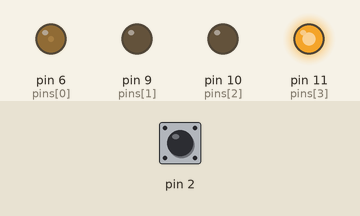
The sketch below on a simulated Arduino Uno, built with avr-gcc and run on an emulated ATmega328P. On the bench: output pins drawn as LEDs (lit = HIGH). Inputs (shaded band) come from the test bench; at power-on: pin 2 LOW.

Above: at 1.2 s.
1.3 s: pin 2 driven HIGH
At 2.13 s:
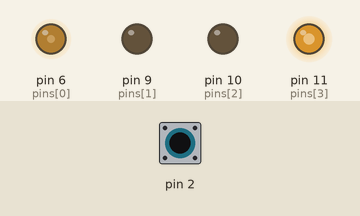
At 2.73 s:
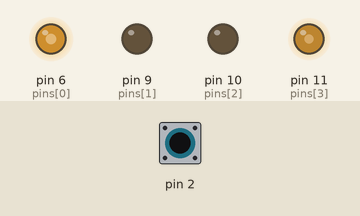
4.3 s: pin 2 pulsed LOW 2 times (0.12 s each, 0.3 s apart)
At 5.02 s:
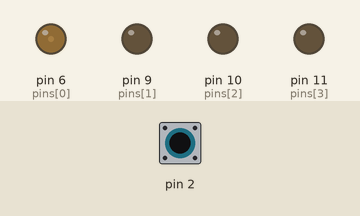
7.9 s: pin 2 pulsed LOW 5 times (0.12 s each, 0.3 s apart)
Timing chart, 0 to 13.1 s (numbered marks = the images above; inputs shaded):
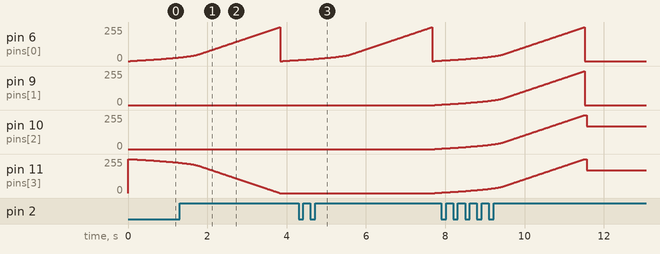

The sketch:

newyear.ino
```cpp
int pins[] = {6,9,10,11};
/*
 * выводы ардуинки с pwm для управления
 * нитями гирлянды.
 * в нашем случае 6 - синий,
 * 9 -желтый
 * 10-зеленый
 * 11 -красный
 */
int led_up;
int led_down;

volatile int programm = 0;
volatile int programm_max = 17;
volatile bool stop_now = false;

#define STEP 10 // задержка в миллиссекундах при повышении/понижении яркости ( полный
               // цикл - 255 итераций, то есть при 5мс - 1.275 сек)

void setup() {
  for(int i=0; i<=3; i++) {
    pinMode(pins[i], OUTPUT);
  }

  // Устанавливаем прерывание
  // Функция changeProgramm вызовется тогда, когда
  // на 2 пине (прерываниие 0 связано с пином 2)
  // изменится сигнал с логического 0 на 1
  attachInterrupt(0, changeProgramm, RISING);

}

void changeProgramm() {
 static unsigned long millis_prev;
      if(millis()-200 > millis_prev) { // программная борьба с дребезгом контактов
                                       // проверяем, что с момента прошлого прерывания
                                       // прошло больше 200 мс
        stop_now = true;
        programm++ ;
        if(programm > programm_max) { programm = 0 ; }
        millis_prev = millis();
     }
}

int adjust(int i) {
  if ( i < 50 ) {
    return 50 - i;
  }
  return 0;
}

void LightUp(int pin, int step) {
  for(int i=0; i<=255; i++)
    {
    analogWrite(pin,i);
    delay(step + adjust(i));
    }
}

void LightUpAll(int step) {
  for(int i=0; i<=255; i++)
    {
    for(int j=0; j<=3; j++) {
    analogWrite(pins[j],i);
    }
    delay(step + adjust(i));
    }
}


void LightDown(int pin, int step) {
  for(int i=255; i>=0; i--)
    {
    analogWrite(pin,i);
    delay(step + adjust(i));
    }
}

void LightDownAll(int step) {
  for(int i=255; i>=0; i--)
    {
    for(int j=0; j<=3; j++) {
    analogWrite(pins[j],i);
    }
    delay(step + adjust(i));
    }
}


void LightUpDown(int pin_up, int pin_down, int step) {
  for(int i=0; i<=255; i++) {
  analogWrite(pin_up,i);
  analogWrite(pin_down, 255-i);
  delay(step + adjust(i));
}
}

void LightOff(int pin) {
  digitalWrite(pin,0);
}

void LightOffAll() {
  for(int j=0; j<=3; j++) {
  LightOff(pins[j]);
 }
}

void LightOn(int pin) {
  digitalWrite(pin,1);
}

void LightOnAll() {
  for(int j=0; j<=3; j++) {
  LightOn(pins[j]);
 }
}

bool StopNow() {
  /* срочное завершение текущей программы
  проверкяем стоп-флаг - если выставлен,
  то всё погасить, флаг сбросить и вернуть true */
  if(stop_now) {
    stop_now = false;
    LightOffAll();
    return true;
  }
  return false;
  }


void Programm0() {
/* программа 0 - плавные бегущие огни */
for(int j =0; j<=3; j++) {
if(StopNow()) return;
 if(j == 0) {
  led_up = pins[0];
  led_down = pins[3];
  }
 else {
  led_up = pins[j];
  led_down = pins[j-1];
 }
  LightUpDown(led_up, led_down, STEP);

}
}

void Programm1() {
  /* программа 1 - все по очереди плавно зажечь,
   все по очереди плавно погасить,
   задержка 1 секундa
*/
for(int j=0; j<=3; j++) {
 if(StopNow()) return;
 LightUp(pins[j], STEP);
}

for(int j=0; j<=3; j++) {
 if(StopNow()) return;
 LightDown(pins[j], STEP);
}

delay(1000);
}

void Programm2() {
  /* программа 2 - бегущие огни  */
for(int j=0; j<=3; j++) {
  if(StopNow()) return;
  LightOn(pins[j]);
  delay(300);
  LightOffAll();
}
}

void Programm3() {
  /* программа 3 - все плавно зажечь,
   все плавно погасить,
   задержка 1 секундa
*/

 if(StopNow()) return;
 LightUpAll(STEP);
 if(StopNow()) return;
 LightDownAll(STEP);

delay(1000);
}

void OneColor(int line) {
  if(StopNow()) return;
  LightOn(pins[line]);
}

void ColorSet(bool blue, bool yellow, bool green, bool red) {
   LightOffAll();
   if(StopNow()) return;
   if(blue)   LightOn(pins[0]);
   if(yellow) LightOn(pins[1]);
   if(green)  LightOn(pins[2]);
   if(red)    LightOn(pins[3]);
}

void loop() {

    switch(programm) {
        case 0:
            Programm0();
            break;
        case 1:
            Programm1();
            break;
        case 2:
            Programm2();
            break;
        case 3:
            Programm3();
            break;
        case 4:
            OneColor(0);
            break;
        case 5:
            OneColor(1);
            break;
        case 6:
            OneColor(2);
            break;
        case 7:
            OneColor(3);
            break;
        case 8:
            ColorSet(0,0,1,1);
            break;
        case 9:
            ColorSet(0,1,0,1);
            break;
        case 10:
            ColorSet(0,1,1,0);
            break;
        case 11:
            ColorSet(0,1,1,1);
            break;
        case 12:
            ColorSet(1,0,0,1);
            break;
        case 13:
            ColorSet(1,0,1,0);
            break;
        case 14:
            ColorSet(1,0,1,1);
            break;
        case 15:
            ColorSet(1,1,0,0);
            break;
        case 16:
            ColorSet(1,1,1,0);
            break;
        case 17:
            ColorSet(1,1,1,1);
            break;
        default:
            LightOffAll();
            break;
    }
}
```

Measured:
- after the input at 1.3 s, pin 9 (pins[1]): stays 0/255 (without the input it goes to 1/255 after 2.6 s)
- after the input at 4.3 s, pin 10 (pins[2]), pin 11 (pins[3]): 0/255 → 3/255 after 3.4 s
- by itself, pin 6 (pins[0]): rises from 3/255 to 255/255 in 3.6 s, then falls to 0/255 in 0.01 s
